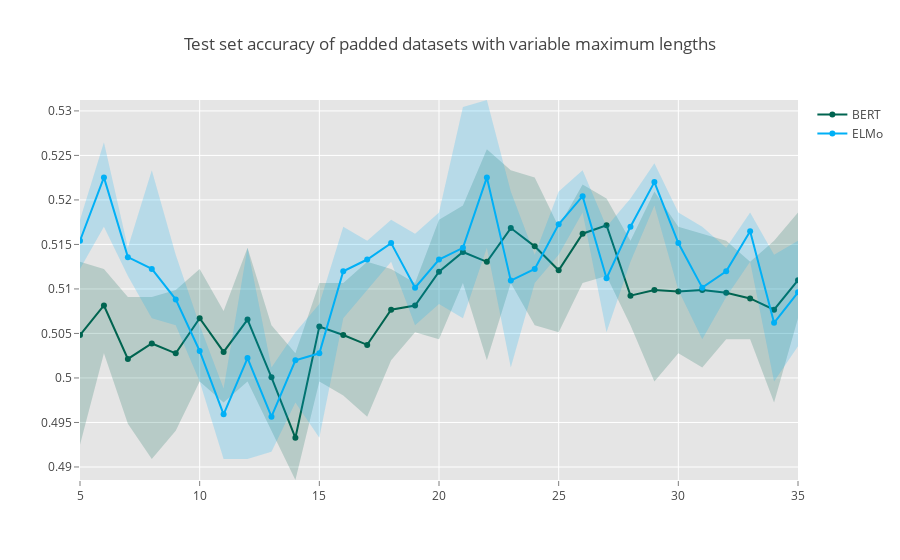

The notebook cell saved with this chart:
### Code cell
x = list(range(5, 36))
x_rev = x[::-1]

# BERT
bert_matrix = np.transpose(np.array([np.array(list(acc_round.values())) for acc_round in bert_rounds]))
bert_y = [np.average(row) for row in bert_matrix]
bert_y_upper = [row.max() for row in bert_matrix]
bert_y_lower = [row.min() for row in bert_matrix]
bert_y_lower = bert_y_lower[::-1]

bert1 = go.Scatter(
    x = x + x_rev,
    y = bert_y_upper + bert_y_lower,
    fill = 'tozerox',
    fillcolor = 'rgba(0,100,80,0.2)',
    line = dict(color = 'rgba(255,255,255,0)'),
    showlegend = False,
    name = 'BERT',
)
bert2 = go.Scatter(
    x = x,
    y = bert_y,
    line = dict(color='rgb(0,100,80)'),
    mode = 'lines+markers',
    name = 'BERT',
)

# ELMo
elmo_matrix = np.transpose(np.array([np.array(list(acc_round.values())) for acc_round in elmo_rounds]))
elmo_y = [np.average(row) for row in elmo_matrix]
elmo_y_upper = [row.max() for row in elmo_matrix]
elmo_y_lower = [row.min() for row in elmo_matrix]
elmo_y_lower = elmo_y_lower[::-1]

elmo1 = go.Scatter(
    x = x + x_rev,
    y = elmo_y_upper + elmo_y_lower,
    fill = 'tozerox',
    fillcolor = 'rgba(0,176,246,0.2)',
    line = dict(color = 'rgba(255,255,255,0)'),
    showlegend = False,
    name = 'ELMo',
)
elmo2 = go.Scatter(
    x = x,
    y = elmo_y,
    line = dict(color='rgb(0,176,246)'),
    mode = 'lines+markers',
    name = 'ELMo',
)


data = [bert1, bert2, elmo1, elmo2]
layout = go.Layout(
    title = 'Test set accuracy of padded datasets with variable maximum lengths',
    paper_bgcolor = 'rgb(255,255,255)',
    plot_bgcolor = 'rgb(229,229,229)',
    xaxis = dict(
        gridcolor = 'rgb(255,255,255)',
        range = [5,35],
        showgrid = True,
        showline = False,
        showticklabels = True,
        tickcolor = 'rgb(127,127,127)',
        ticks = 'outside',
        zeroline = False
    ),
    yaxis=dict(
        gridcolor='rgb(255,255,255)',
        showgrid = True,
        showline = False,
        showticklabels = True,
        tickcolor = 'rgb(127,127,127)',
        ticks = 'outside',
        zeroline = False
    ),
)

fig = go.Figure(data = data, layout = layout)

iplot(fig)

### Figure 1 — Plotly figure (JSON) as saved in the notebook; plotly's stock layout.template omitted (floating-point values rounded to 4 significant figures)
{"data": [{"fill": "tozerox", "fillcolor": "rgba(0,100,80,0.2)", "line": {"color": "rgba(255,255,255,0)"}, "name": "BERT", "showlegend": false, "type": "scatter", "uid": "dcf74d6a-dc4b-47af-aa65-7290dd96e8a2", "x": [5, 6, 7, 8, 9, 10, 11, 12, 13, 14, 15, 16, 17, 18, 19, 20, 21, 22, 23, 24, 25, 26, 27, 28, 29, 30, 31, 32, 33, 34, 35, 35, 34, 33, 32, 31, 30, 29, 28, 27, 26, 25, 24, 23, 22, 21, 20, 19, 18, 17, 16, 15, 14, 13, 12, 11, 10, 9, 8, 7, 6, 5], "y": [0.513, 0.5123, 0.5091, 0.5091, 0.5099, 0.5123, 0.5075, 0.5146, 0.5059, 0.5028, 0.5107, 0.5107, 0.513, 0.5123, 0.5107, 0.5178, 0.5194, 0.5257, 0.5233, 0.5225, 0.517, 0.5217, 0.5202, 0.5154, 0.5209, 0.517, 0.5162, 0.5154, 0.513, 0.5154, 0.5186, 0.5067, 0.4972, 0.5043, 0.5043, 0.5012, 0.5028, 0.4996, 0.5059, 0.5115, 0.5107, 0.5051, 0.5059, 0.5107, 0.502, 0.5107, 0.5043, 0.5051, 0.502, 0.4957, 0.498, 0.4996, 0.4885, 0.4941, 0.4996, 0.4972, 0.4996, 0.4941, 0.4909, 0.4949, 0.5028, 0.4925]}, {"line": {"color": "rgb(0,100,80)"}, "mode": "lines+markers", "name": "BERT", "type": "scatter", "uid": "6af4330d-88c0-46e9-8af4-397e4249f269", "x": [5, 6, 7, 8, 9, 10, 11, 12, 13, 14, 15, 16, 17, 18, 19, 20, 21, 22, 23, 24, 25, 26, 27, 28, 29, 30, 31, 32, 33, 34, 35], "y": [0.5048, 0.5081, 0.5021, 0.5039, 0.5028, 0.5067, 0.5029, 0.5066, 0.5001, 0.4933, 0.5058, 0.5048, 0.5037, 0.5077, 0.5081, 0.5119, 0.5142, 0.513, 0.5168, 0.5148, 0.5121, 0.5162, 0.5172, 0.5092, 0.5099, 0.5097, 0.5099, 0.5096, 0.5089, 0.5077, 0.511]}, {"fill": "tozerox", "fillcolor": "rgba(0,176,246,0.2)", "line": {"color": "rgba(255,255,255,0)"}, "name": "ELMo", "showlegend": false, "type": "scatter", "uid": "0f3f9e7f-5480-4b72-9c9c-b142638b91b0", "x": [5, 6, 7, 8, 9, 10, 11, 12, 13, 14, 15, 16, 17, 18, 19, 20, 21, 22, 23, 24, 25, 26, 27, 28, 29, 30, 31, 32, 33, 34, 35, 35, 34, 33, 32, 31, 30, 29, 28, 27, 26, 25, 24, 23, 22, 21, 20, 19, 18, 17, 16, 15, 14, 13, 12, 11, 10, 9, 8, 7, 6, 5], "y": [0.5178, 0.5265, 0.5146, 0.5233, 0.5138, 0.5059, 0.4988, 0.5146, 0.5012, 0.5051, 0.5083, 0.517, 0.5154, 0.5178, 0.5162, 0.5186, 0.5304, 0.5312, 0.5209, 0.5138, 0.5209, 0.5233, 0.517, 0.5202, 0.5241, 0.5186, 0.517, 0.5146, 0.5186, 0.5138, 0.5154, 0.5036, 0.4996, 0.513, 0.5091, 0.5043, 0.5099, 0.5194, 0.513, 0.5051, 0.5186, 0.5138, 0.5107, 0.5012, 0.5146, 0.5067, 0.5083, 0.5059, 0.513, 0.5099, 0.5067, 0.4933, 0.4972, 0.4917, 0.4909, 0.4909, 0.4996, 0.5059, 0.5067, 0.5115, 0.517, 0.5123]}, {"line": {"color": "rgb(0,176,246)"}, "mode": "lines+markers", "name": "ELMo", "type": "scatter", "uid": "2705188a-2538-4f76-bb6f-bd14d18d072c", "x": [5, 6, 7, 8, 9, 10, 11, 12, 13, 14, 15, 16, 17, 18, 19, 20, 21, 22, 23, 24, 25, 26, 27, 28, 29, 30, 31, 32, 33, 34, 35], "y": [0.5154, 0.5225, 0.5136, 0.5123, 0.5088, 0.503, 0.4959, 0.5022, 0.4957, 0.502, 0.5028, 0.512, 0.5133, 0.5152, 0.5101, 0.5133, 0.5146, 0.5225, 0.5109, 0.5123, 0.5173, 0.5204, 0.5112, 0.517, 0.522, 0.5152, 0.5101, 0.512, 0.5165, 0.5062, 0.5096]}], "layout": {"paper_bgcolor": "rgb(255,255,255)", "plot_bgcolor": "rgb(229,229,229)", "title": {"text": "Test set accuracy of padded datasets with variable maximum lengths"}, "xaxis": {"gridcolor": "rgb(255,255,255)", "range": [5, 35], "showgrid": true, "showline": false, "showticklabels": true, "tickcolor": "rgb(127,127,127)", "ticks": "outside", "zeroline": false}, "yaxis": {"gridcolor": "rgb(255,255,255)", "showgrid": true, "showline": false, "showticklabels": true, "tickcolor": "rgb(127,127,127)", "ticks": "outside", "zeroline": false}}}
